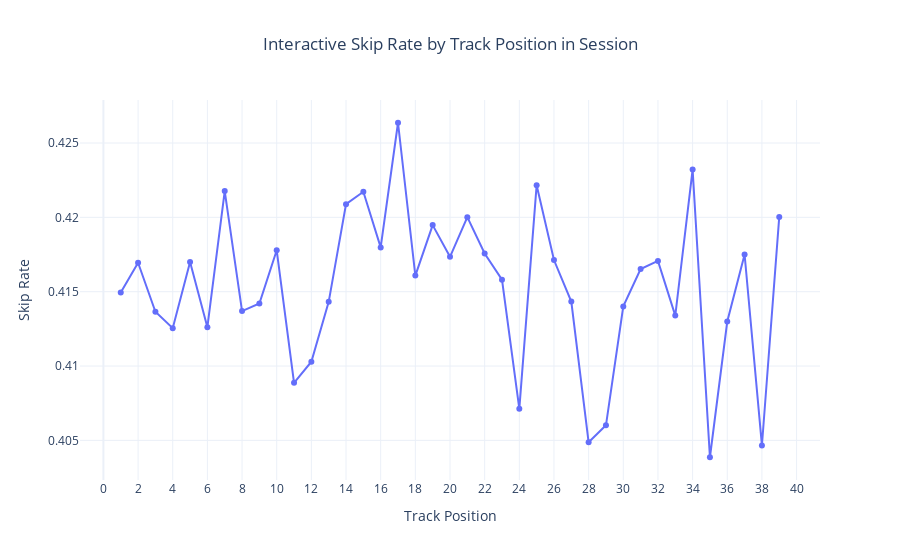

Notebook source saved alongside this figure:
### Code cell
import plotly.express as px

pos_df = (
    df.groupby("position")["skip"]
      .mean()
      .reset_index()
)

fig = px.line(
    pos_df,
    x="position",
    y="skip",
    markers=True,
    title="Interactive Skip Rate by Track Position in Session",
    labels={"skip": "Skip Rate", "position": "Track Position"},
)

fig.update_layout(
    template="plotly_white",
    title_x=0.5,
    hoverlabel=dict(bgcolor="black", font_color="white"),
    xaxis=dict(dtick=2)
)

fig.show()

### Figure 1 — Plotly figure (JSON) as saved in the notebook; plotly's stock layout.template omitted (floating-point values rounded to 4 significant figures)
{"data": [{"hovertemplate": "Track Position=%{x}<br>Skip Rate=%{y}<extra></extra>", "legendgroup": "", "line": {"color": "#636efa", "dash": "solid"}, "marker": {"symbol": "circle"}, "mode": "lines+markers", "name": "", "orientation": "v", "showlegend": false, "type": "scatter", "x": [1, 2, 3, 4, 5, 6, 7, 8, 9, 10, 11, 12, 13, 14, 15, 16, 17, 18, 19, 20, 21, 22, 23, 24, 25, 26, 27, 28, 29, 30, 31, 32, 33, 34, 35, 36, 37, 38, 39], "xaxis": "x", "y": [0.4149, 0.4169, 0.4137, 0.4125, 0.417, 0.4126, 0.4218, 0.4137, 0.4142, 0.4178, 0.4089, 0.4103, 0.4143, 0.4209, 0.4217, 0.418, 0.4264, 0.4161, 0.4195, 0.4173, 0.42, 0.4176, 0.4158, 0.4071, 0.4222, 0.4171, 0.4143, 0.4049, 0.406, 0.414, 0.4165, 0.4171, 0.4134, 0.4232, 0.4039, 0.413, 0.4175, 0.4047, 0.42], "yaxis": "y"}], "layout": {"hoverlabel": {"bgcolor": "black", "font": {"color": "white"}}, "legend": {"tracegroupgap": 0}, "title": {"text": "Interactive Skip Rate by Track Position in Session", "x": 0.5}, "xaxis": {"anchor": "y", "domain": [0, 1], "dtick": 2, "title": {"text": "Track Position"}}, "yaxis": {"anchor": "x", "domain": [0, 1], "title": {"text": "Skip Rate"}}}}
